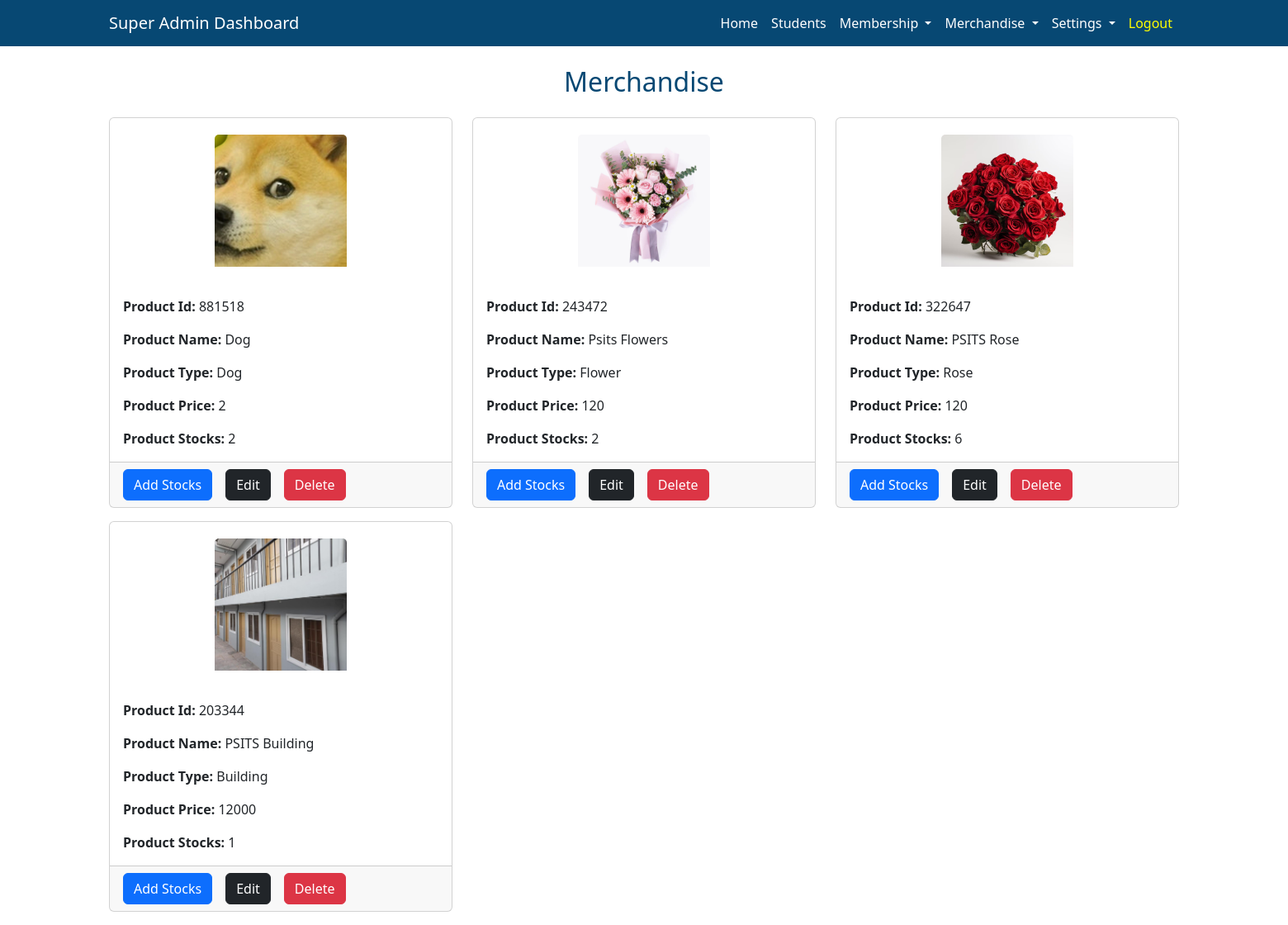
The page /Admin/AdminViewMerch.php (signed in) on the database its author committed.
### tables this page shows
CREATE TABLE `image` (
  `id` int(11) NOT NULL,
  `name` varchar(255) NOT NULL,
  `type` varchar(20) NOT NULL,
  `filepath` varchar(255) NOT NULL,
  `product_id` int(11) NOT NULL
);

CREATE TABLE `product` (
  `product_id` int(11) NOT NULL,
  `product_name` varchar(100) NOT NULL,
  `product_type` varchar(100) NOT NULL,
  `product_price` double NOT NULL,
  `product_stocks` int(11) NOT NULL
);

### Backend/BackendAdmin.php (called while the page is built, shortened)
<?php
function merchandise(){
    $db = Database::getInstance();
    $conn = $db->getConnection();
     $sqlTableProduct = " SELECT image.id , image.name , image.type , image.filepath ,product.product_id, product.product_name , product.product_type , product.product_price, product.product_stocks FROM image INNER JOIN product on image.product_id = product.product_id;";
    $products = mysqli_query($conn, $sqlTableProduct);
    if(mysqli_num_rows($products) > 0)
        {
          $listProducts = [];
          while($carts = mysqli_fetch_array($products)) {
              $listProducts[] = $carts;
        }
      }
       return $listProducts;
}
?>

### Admin/AdminViewMerch.php (the view, shortened to what this page needs)
<?php
if ($_SESSION['position'] == "President" || $_SESSION['position'] == "Developer") {
  require '../Controller/ControllerSuperAdmin.php';
} else {
  require '../Controller/ControllerAdmin.php';
}
$listProducts = merchandise();
?>
<!DOCTYPE html>
<html lang="en">
<head>
</head>
<body>
<h2 class="text-center my-xl-4 " style="color:#074873">Merchandise</h2>
<div class="container ">
    <div class="row row-cols-1 row-cols-sm-2 row-cols-md-3">
    <?php foreach($listProducts as $product): ?>
    <div class="col">
            <div class="card mb-3" style="max-height:30rem">
                <div class="card-img-container">
                <img class="card-img-top  same-size" src="<?php echo $product['filepath']; ?>" alt="<?php echo $product['name']; ?>">
                </div>
                <div class="card-body">
                  <p class="card-text"><strong>Product Id:</strong> <?php echo $product['product_id']; ?></p>
                  <p class="card-text" style="width: 100rem;"><strong>Product Name:</strong>
                    <?php echo $product['product_name']; ?></p>
                  <p class="card-text"><strong>Product Type:</strong> <?php echo $product['product_type']; ?></p>
                  <p class="card-text"><strong>Product Price:</strong> <?php echo $product['product_price']; ?></p>
                  <p class="card-text"><strong>Product Stocks:</strong> <?php echo $product['product_stocks']; ?></p>
                </div>
                <div class="d-flex flex-row  gap-3 card-footer ">
                  <button class="btn btn-primary ">Add Stocks</button>
                  <button type="button" class="btn btn-dark edit-btn" data-toggle="modal" data-target="#editModal"
                    data-image="<?php echo $product['filepath']; ?>" data-product-id="<?php echo $product['product_id']; ?>"
                    data-product-name="<?php echo $product['product_name']; ?>"
                    data-product-type="<?php echo $product['product_type']; ?>"
                    data-product-price="<?php echo $product['product_price']; ?>"
                    data-product-stocks="<?php echo $product['product_stocks']; ?>">Edit</button>
                  <form action="AdminViewMerch.php" method="POST" class="delete-form">
                    <button type="submit" name="deleteProduct" class="btn btn-danger mr-2"
                      onclick="return confirm('Are you sure you want to delete this Product?')">Delete</button>
                  </form>
                </div>
            </div>
        </div>
        <?php endforeach; ?>
    </div>
</div>
</body>
</html>

### assets/navbar_super_admin.php (shortened to what this page needs)
<!DOCTYPE html>
<html lang="en">
<head>
    <link href="https://cdn.jsdelivr.net/npm/bootstrap@5.3.0-alpha1/dist/css/bootstrap.min.css" rel="stylesheet">
    <link rel="stylesheet" href="https://cdn.jsdelivr.net/npm/bootstrap@4.3.1/dist/css/bootstrap.min.css">
    <link rel="stylesheet" href="https://cdnjs.cloudflare.com/ajax/libs/twitter-bootstrap/5.3.0/css/bootstrap.min.css">
</head>
<body>
    <nav class="navbar navbar-expand-lg navbar-dark " style="background-color:#074873">
        <div class="container">
            <a class="navbar-brand" href="../Admin/SuperAdminDashboard.php">Super Admin Dashboard</a>
            <div class="collapse navbar-collapse" id="navbarNav">
                <ul class="navbar-nav ms-auto">
                    <li class="nav-item">
                        <a class="nav-link text-white " href="../Admin/SuperAdminDashboard.php">Home</a>
                    </li>
                    <li class="nav-item">
                        <a class="nav-link text-white" href="../Admin/AdminStudents.php">Students</a>
                    </li>
                    <li class="nav-item dropdown">
                        <a class="nav-link dropdown-toggle text-white" href="#" id="navbarDropdown" role="button" data-toggle="dropdown" aria-haspopup="true" aria-expanded="false">
                            Membership
                        </a>
                    </li>
                    <li class="nav-item dropdown">
                        <a class="nav-link dropdown-toggle text-white" href="#" id="navbarDropdown" role="button" data-toggle="dropdown" aria-haspopup="true" aria-expanded="false">
                            Merchandise
                        </a>
                    </li>
                    <li class="nav-item dropdown">
                        <a class="nav-link dropdown-toggle text-white" href="#" id="navbarDropdown" role="button" data-toggle="dropdown" aria-haspopup="true" aria-expanded="false">
                            Settings
                        </a>
                    </li>
                    <li class="nav-item">
                        <a class="nav-link" style="color:yellow" href="../Login.php">Logout</a>
                    </li>
                </ul>
            </div>
        </div>
    </nav>
</body>
</html>

### Controller/ControllerSuperAdmin.php (shortened to what this page needs)
<?php
require '../Backend/BackendAdmin.php';
require '../assets/navbar_super_admin.php';
?>
<!DOCTYPE html>
<html lang="en">
<head>
</head>
<body>
</body>
</html>

### Admin/AdminViewMerch.php (style rules this page uses)
.same-size { width: 10rem; height: 10rem; overflow: hidden; }
.card-img-top { object-fit: cover; }
.card-img-container { display: flex; align-items: center; justify-content: center; height: 200px; }

### rows shown on the page
image: filepath+name (picture), product.product_id "881518", product.product_name "Dog", product.product_type "Dog", product.product_price "2", product.product_stocks "2"
image: filepath+name (picture), product.product_id "243472", product.product_name "Psits Flowers", product.product_type "Flower", product.product_price "120", product.product_stocks "2"
image: filepath+name (picture), product.product_id "322647", product.product_name "PSITS Rose", product.product_type "Rose", product.product_price "120", product.product_stocks "6"
image: filepath+name (picture), product.product_id "203344", product.product_name "PSITS Building", product.product_type "Building", product.product_price "12000", product.product_stocks "1"
